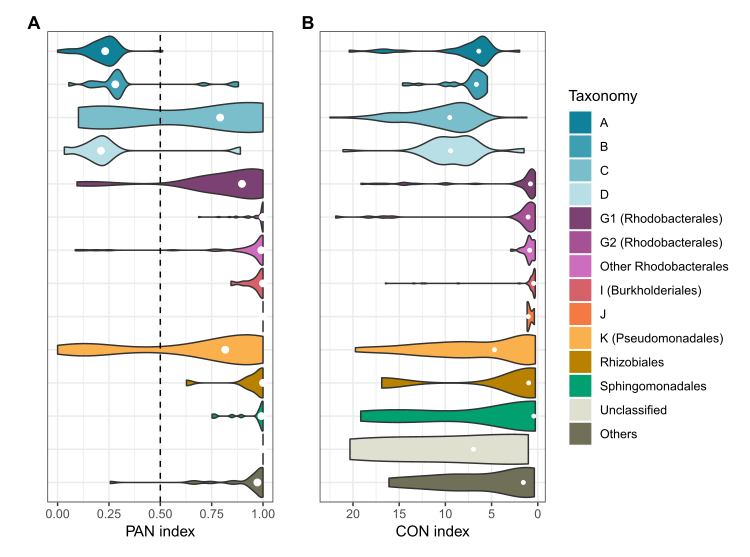

Recreate this plot in R.
library(phyloseq)
library(EcolUtils)
library(ggplot2)
library(paletteer)
library(patchwork)

########################################
# 1. Extract OTU table and metadata
########################################

# Extract OTU table and sample metadata from phyloseq object
otu_table_df <- as.data.frame(otu_table(ESMARES_AAPs_02.2026))
metadata_df  <- as.data.frame(sample_data(ESMARES_AAPs_02.2026))

########################################
# 2. PAN index (Particle-Attached Niche)
########################################

# Extract Community column as a vector
community_vector <- metadata_df$Community

# Convert Community to numeric vector (1 = Particle-attached, 0 = Free-living)
pan_binary_vector <- as.numeric(community_vector == "Particle-attached")

# Convert OTU table to matrix (required by niche.val)
otu_matrix <- as.matrix(otu_table_df)

# Calculate niche values using permutations
set.seed(23)
pan_index_table <- niche.val(
  otu_matrix,
  pan_binary_vector,
  n = 1000,
  probs = c(0.05, 0.95)
)

# Keep only significant ASVs
pan_index_filtered <- subset(pan_index_table, sign != "NON SIGNIFICANT")
pan_index_filtered$ASV <- rownames(pan_index_filtered)

########################################
# 3. Merge PAN index with taxonomy
########################################

# Extract taxonomy table
taxonomy_df <- as.data.frame(tax_table(ESMARES_AAPs_02.2026))
taxonomy_df$ASV <- rownames(taxonomy_df)

# Merge taxonomy with PAN index results
tax_pan <- merge(taxonomy_df, pan_index_filtered, by = "ASV", all.y = TRUE)

# Remove uncultured MAGs
tax_pan <- subset(tax_pan, NewTax != "Uncultured MAGs")

# Define taxonomic order for plotting
tax_pan$NewTax <- factor(
  tax_pan$NewTax,
  levels = c(
    "Others", "Unclassified", "Sphingomonadales", "Rhizobiales",
    "K (Pseudomonadales)", "J", "I (Burkholderiales)",
    "Other Rhodobacterales", "G2 (Rhodobacterales)",
    "G1 (Rhodobacterales)", "D", "C", "B", "A"
  )
)

# Define color palette for taxonomic groups
tax_colors <- c(
  "#0F8299FF", "#3E9FB3FF", "#7ABECCFF", "#B8DEE6FF",
  "#7B4173FF", "#A55194FF", "#CE6DBDFF", "#D6616BFF",
  "#F47942FF", "#FBB04EFF", "#B88100FF", "#00A070FF",
  "#E0E0D0FF", "#707058FF"
)

# Violin plot for PAN index
plot_pan <- ggplot(
  tax_pan,
  aes(x = observed, y = NewTax, fill = forcats::fct_rev(NewTax))
) +
  geom_violin(scale = "width") +
  stat_summary(fun = median, geom = "point", size = 2, color = "white") +
  geom_vline(xintercept = 0.5, linetype = "dashed", color = "black") +
  scale_fill_manual(values = tax_colors) +
  labs(x = "PAN index", y = "") +
  theme_bw() +
  theme(
    legend.position = "none",
    axis.text.y = element_blank(),
    axis.ticks.y = element_blank()
  )

########################################
# 4. CON index (Coast Niche)
########################################

# Extract coast index vector
coast_vector <- metadata_df$Coast_nm

# Calculate niche values for coast index
set.seed(23)
coast_index_table <- niche.val(
  otu_matrix,
  coast_vector,
  n = 1000,
  probs = c(0.05, 0.95)
)

# Keep only significant ASVs
coast_index_filtered <- subset(coast_index_table, sign != "NON SIGNIFICANT")
coast_index_filtered$ASV <- rownames(coast_index_filtered)

########################################
# 5. Merge CON index with taxonomy
########################################

tax_coast <- merge(taxonomy_df, coast_index_filtered, by = "ASV", all.y = TRUE)
tax_coast <- subset(tax_coast, NewTax != "Uncultured MAGs")

tax_coast$NewTax <- factor(
  tax_coast$NewTax,
  levels = c(
    "Others", "Unclassified", "Sphingomonadales", "Rhizobiales",
    "K (Pseudomonadales)", "J", "I (Burkholderiales)",
    "Other Rhodobacterales", "G2 (Rhodobacterales)",
    "G1 (Rhodobacterales)", "D", "C", "B", "A"
  )
)

# Violin plot for CON index
plot_con <- ggplot(
  tax_coast,
  aes(x = observed, y = NewTax, fill = forcats::fct_rev(NewTax))
) +
  geom_violin(scale = "width") +
  stat_summary(fun = median, geom = "point", size = 1, color = "white") +
  scale_fill_manual(values = tax_colors) +
  scale_x_reverse() +
  labs(x = "CON index", y = "", fill = "Taxonomy") +
  theme_bw() +
  theme(
    axis.text.y = element_blank(),
    axis.ticks.y = element_blank()
  )

########################################
# 6. Combine plots
########################################

(plot_pan + plot_con) +
  plot_annotation(tag_levels = "A")
